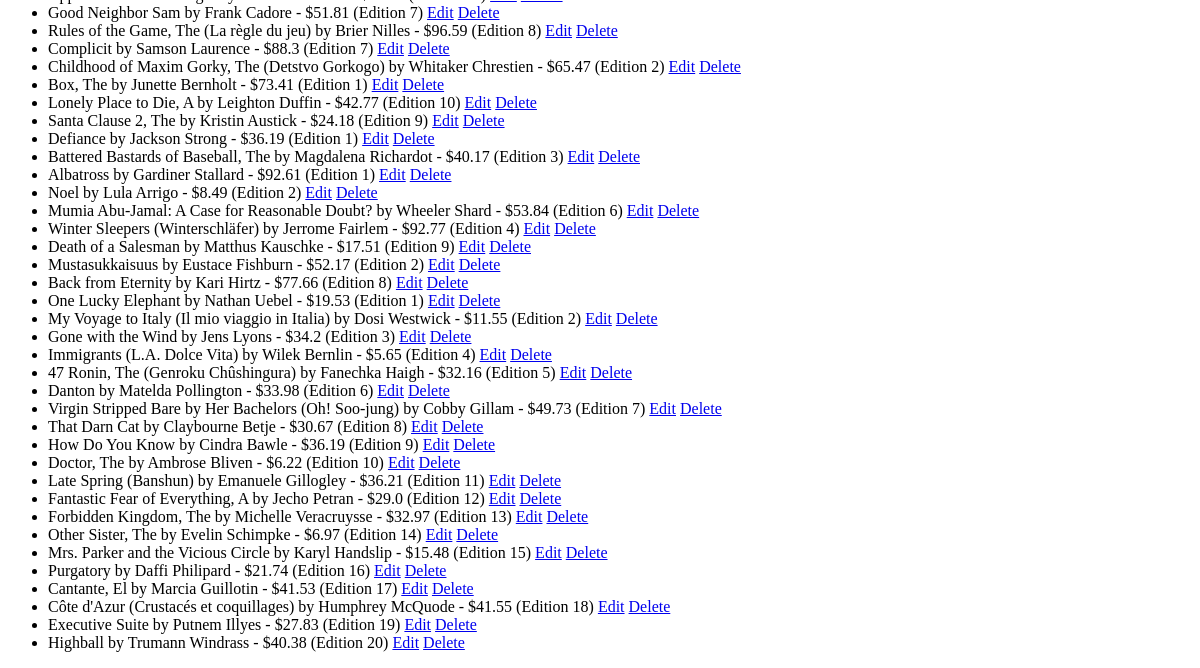
The app's page /books/lab9_part2/booklist2/ (lower part), older data.
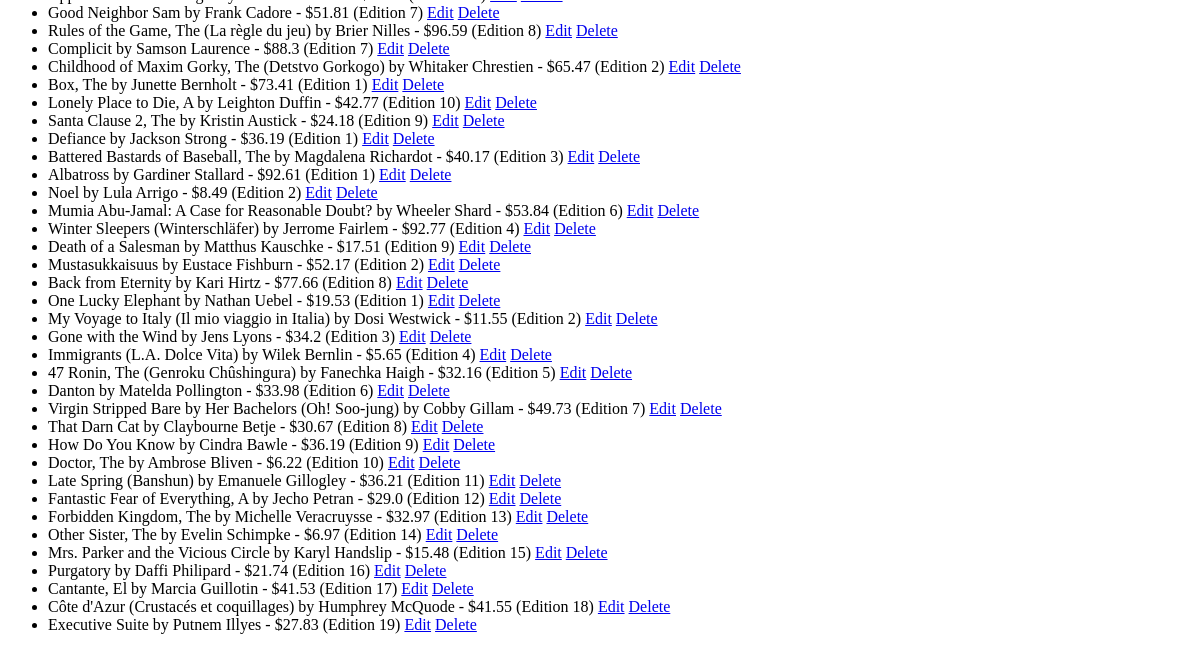
The same page, newer data.
### apps/bookmodule/models.py (models this page shows)
class Book(models.Model):
    title = models.CharField(max_length = 50)
    author = models.CharField(max_length = 50)
    price = models.FloatField(default = 0.0)
    edition = models.SmallIntegerField(default = 1)

### apps/bookmodule/views.py (the view)
# urls.py: path('lab9_part2/booklist2/', views.booklist2, name='booklist2'),
def booklist2(request):
    books = Book.objects.all()
    return render(request, 'bookmodule/booklist2.html', {'books': books})

### apps/templates/bookmodule/booklist2.html (shortened to what this page needs)
<!DOCTYPE html>
<html>
<head>
</head>
<body>
    <ul>
        {% for book in books %}
        <li>
            {{ book.title }} by {{ book.author }} - ${{ book.price }} (Edition {{ book.edition }})
            <a href="/books/lab9_part2/editbook2/{{ book.id }}/">Edit</a>
            <a href="/books/lab9_part2/deletebook2/{{ book.id }}/">Delete</a>
        </li>
        {% endfor %}
    </ul>
</body>
</html>

Row changes from the older to the newer data that the page shows:
removed Book: title "Highball", author "Trumann Windrass", price "40.38", edition "20"
